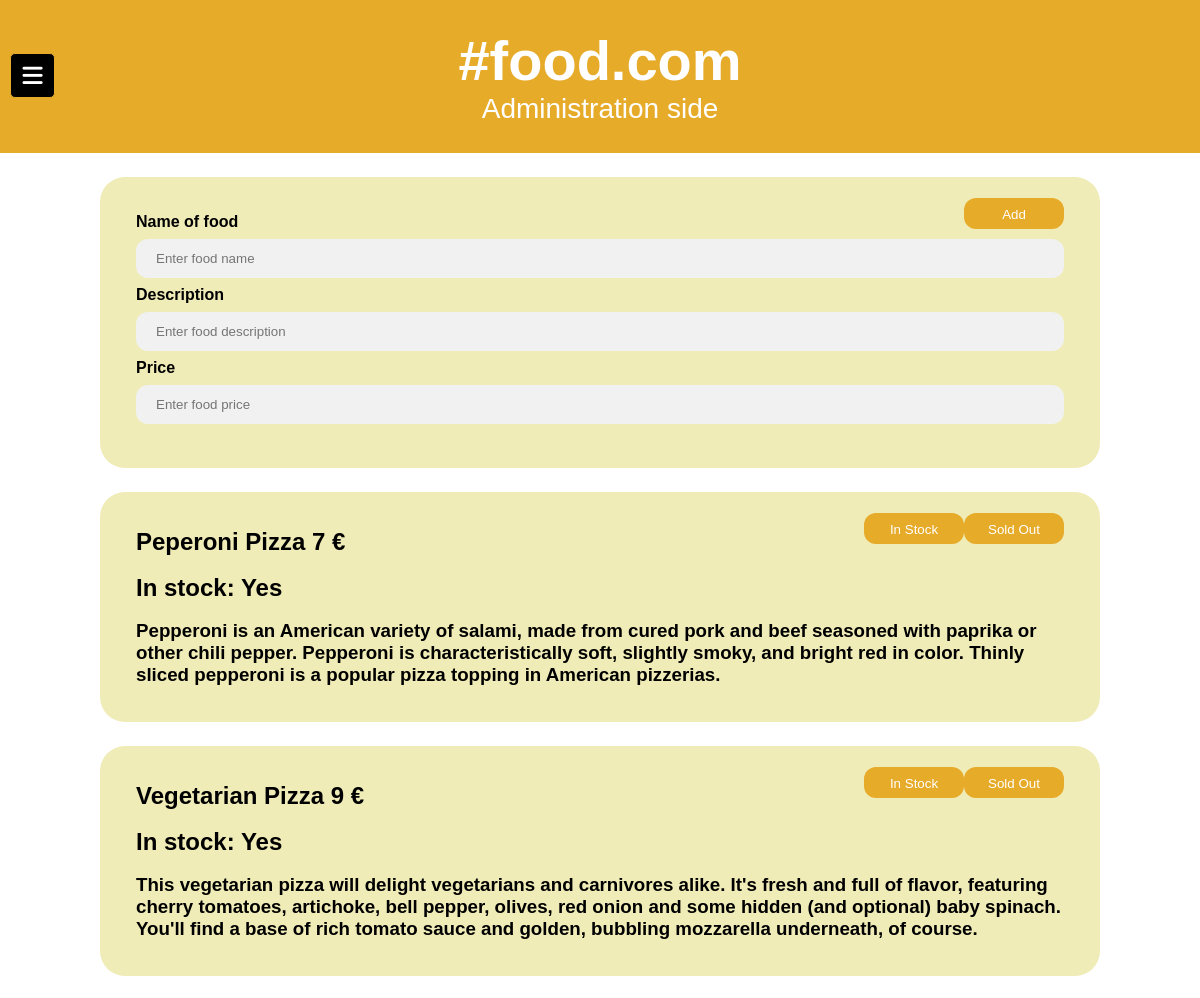
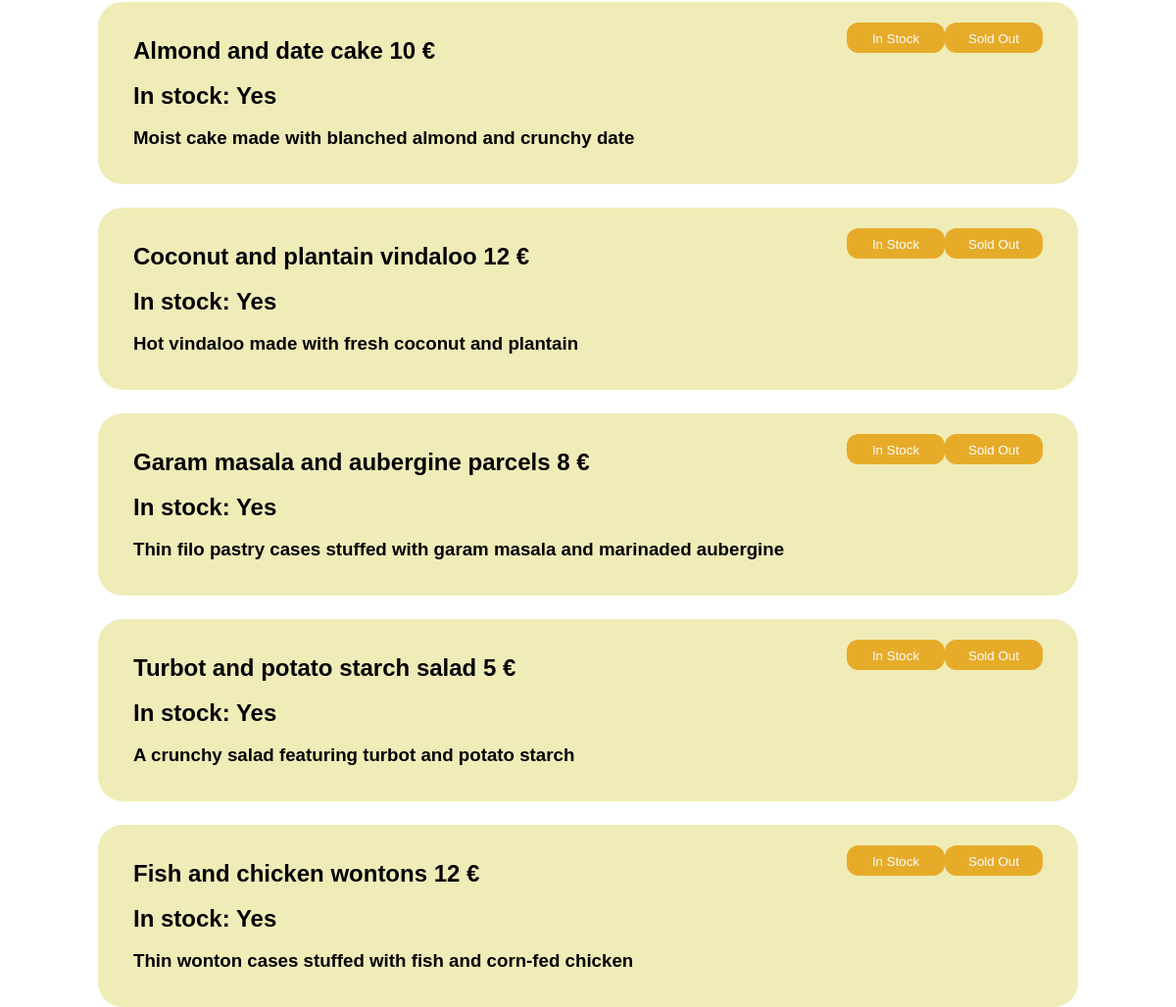
Page /Website/AdminFood/index.php (signed in) on the committed database (2 pictures, top to bottom).
### tables this page shows
CREATE TABLE `meal` (
  `ID` int(11) NOT NULL,
  `Name` varchar(100) NOT NULL,
  `Description` text NOT NULL,
  `Price` decimal(10,0) NOT NULL,
  `inStock` tinyint(1) NOT NULL DEFAULT 1
);

### Website/AdminFood/classes/Dbh.php (called while the page is built, shortened)
<?php
class Dbh {
    private $username = 'root';
    private $password = '';
    private $host = 'localhost';
    private $dbName = 'food';
    public function __construct() {
        try{
            $this->conn = new PDO("mysql:host=$this->host;dbname=$this->dbName", $this->username, $this->password);
        }
        catch (PDOException $e){
            echo $e->getMessage();
        }
    }
}
?>

### Website/AdminFood/classes/Restaurant.php (called while the page is built, shortened)
<?php
require_once('Food.php');
require_once('dbh.php');
?>
<?php
class Restaurant extends Dbh
{
    public function GetFood()
    {
      $foods = array();
      $sql = "SELECT * FROM meal";
      $sth = $this->conn->prepare($sql);
      $sth->execute();
      if ($sth->rowCount() > 0) {
        while($row = $sth->fetch(PDO::FETCH_ASSOC)) {
         $Food = new Food($row["Name"],$row["Description"],$row["Price"],$row["ID"]);
         $Food->SetInStock($row["inStock"]);
         array_push($foods, $Food);
        }
        return $foods;
      } else {
        return 0;
      }
    }
}
?>

### Website/AdminFood/classes/Food.php (called while the page is built, shortened)
<?php
 class Food
  {
    private $name;
    private $description;
    private $price;
    private $inStock;
    public function GetName() : string
    {
     return $this->name;
    }
    public function GetDescription() : string
    {
    return $this->description;
    }
    public function GetPrice() : float
    {
    return $this->price;
    }
    public function IsInStock() : bool
    {
    return $this->inStock;
    }
    public function SetInStock(int $res)
    {
      if($res == 0){$this->inStock = false;}
      else $this->inStock = true;
    }
    public function __construct(string $name, string $description, float $price, int $id = 0)
  {
  $this->name = $name;
  $this->price = $price;
  $this->description = $description;
  }
}
 ?>

### Website/AdminFood/views/printers/showFood.php (the view, shortened to what this page needs)
<?php
require_once('classes/Restaurant.php');
?>
<?php
    $restaurant = new Restaurant();
   foreach($restaurant->GetFood() as $value)
   {
      $name = $value->GetName();
      $description = $value->GetDescription();
      $price = $value->GetPrice();
      $ID = $value->GetID();
      if($value->IsInStock() == 1){
         $inStock = 'Yes';
      }
      else  $inStock = 'No';
          echo '<div class="container">',
               '<form method="POST" action="phpScripts/removeFromStock.php">',
                  '<button type="submit" class="passwordbtn1">Sold Out</button>',
                  '<input type = "hidden" name = "ProductID" value ='."$ID".'>',
               '</form>',
               '<form method="POST" action="phpScripts/returnToStock.php">',
                  '<button type="submit" class="passwordbtn2">In Stock</button>',
                  '<input type = "hidden" name = "ProductID" value ='."$ID".'>',
               '</form>',
               '<h2>',"$name", "  $price",' €</h2><br>',
               '<h2>',"In stock: $inStock",'</h2><br>',
               '<h3>',"$description",'</h3>',
               '<h4></h4>',
               '</div>';
   }
?>

### Website/AdminFood/index.php (shortened to what this page needs)
<!DOCTYPE html>
<html>
<head>
<link rel="stylesheet" href="https://code.jquery.com/ui/1.12.1/themes/base/jquery-ui.css">
</head>
<body>
<div class="header">
  <h1><a href ="index.php" style = "text-decoration: none; color: white">#food.com</a></h1>
  <p>Administration side </p>
</div>
<div class="wrapper">
      <label for="btn" class="menu-btn">
        <i class="fas fa-bars"></i>
      </label>
</div>
<?php
            $requestedPage = 'views/foodList.php';
            require $requestedPage;
?>
</body>
</html>

### Website/AdminFood/views/foodList.php (shortened to what this page needs)
<link rel="stylesheet" href="css/restaurantList.css">
<link rel="stylesheet" href="https://code.jquery.com/ui/1.12.1/themes/base/jquery-ui.css">
<div class = container>
<form method="post" action="handlers/addProduct.php" id="productContainer">
    <button type="submit" class="addbtn">Add</button>
    <label for="Name"><b>Name of food</b></label>
    <input type="text" placeholder="Enter food name" name="Name" id="Name" required>
    <label for="Description"><b>Description</b></label>
    <input type="text" placeholder="Enter food description" name="Description" id="Description" required>
    <label for="Price"><b>Price</b></label>
    <input type="text" placeholder="Enter food price" name="Price" id="Price" required>
</form>
</div>
<?php
require('views/printers/showFood.php');
?>

### Website/AdminFood/css/restaurantList.css (style rules this page uses)
* { margin: 0; padding: 0; box-sizing: border-box; font-family: Arial; }
.header { padding: 28px; margin: auto; text-align: center; background: #e7ab2a; color: white; font-size: 28px; }
.wrapper { height: 100%; width: 300px; position: relative; }
.wrapper .menu-btn { position: absolute; left: 10px; top: -100px; background: black; color: #fff; height: 45px; width: 45px; z-index: 9999; border: 1px solid #e7ab2a; border-radius: 5px; cursor: pointer; display: flex; align-items: center; justify-content: center; transition: all 0.3s ease; }
.wrapper .menu-btn i { position: absolute; transform:none; font-size: 23px; transition: all 0.3s ease; }
input[type=text] { width: 100%; padding: 12px 20px; margin: 8px 0; display: inline-block; border: 1px solid #ccc; box-sizing: border-box; border: none; background: #f1f1f1; border-radius: 12px; }
button { background-color: #e7ab2a; color: white; padding: 1%; border: none; cursor: pointer; border-radius: 12px; float: right; width: 100px; height: 31px; margin-top: -15px; }
.container { max-width: 1000px; border-radius: 25px; background: #f0ecb7; padding: 3%; margin: auto; margin-top: 2%; z-index: -1; }

### rows in the picture
meal: Name "Peperoni Pizza", Price "7", inStock "Yes", Description "Pepperoni is an American variety of salami, made from cured pork and beef seasoned with paprika or other chili pepper. Pepperoni is characteristically soft, slightly smoky, and bright red in color. Thinly sliced pepperoni is a popular pizza topping in American pizzerias."
meal: Name "Vegetarian Pizza", Price "9", inStock "Yes", Description "This vegetarian pizza will delight vegetarians and carnivores alike. It's fresh and full of flavor, featuring cherry tomatoes, artichoke, bell pepper, olives, red onion and some hidden (and optional) baby spinach. You'll find a base of rich tomato sauce and golden, bubbling mozzarella underneath, of course."
meal: Name "Almond and date cake", Price "10", inStock "Yes", Description "Moist cake made with blanched almond and crunchy date"
meal: Name "Coconut and plantain vindaloo", Price "12", inStock "Yes", Description "Hot vindaloo made with fresh coconut and plantain"
meal: Name "Garam masala and aubergine parcels", Price "8", inStock "Yes", Description "Thin filo pastry cases stuffed with garam masala and marinaded aubergine"
meal: Name "Turbot and potato starch salad", Price "5", inStock "Yes", Description "A crunchy salad featuring turbot and potato starch"
meal: Name "Fish and chicken wontons", Price "12", inStock "Yes", Description "Thin wonton cases stuffed with fish and corn-fed chicken"
